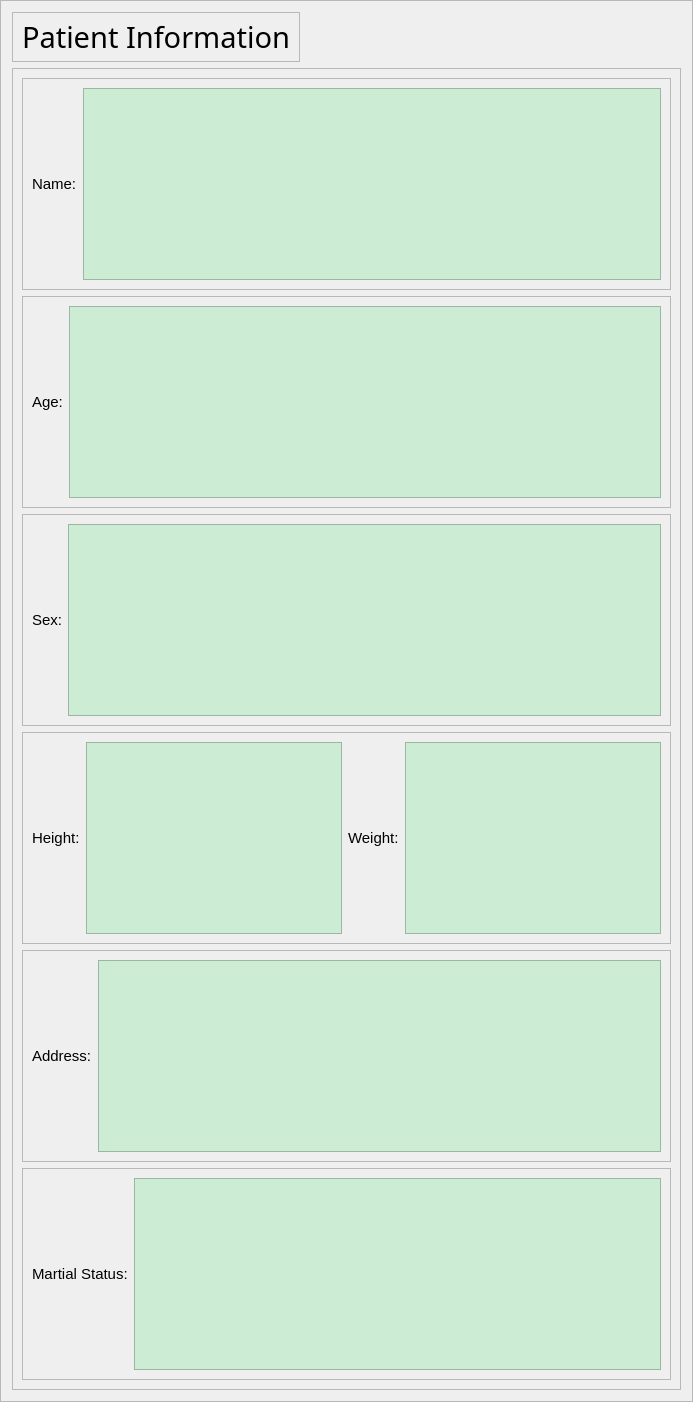
               <widget class="QFrame" name="frame_13">
                <property name="minimumSize">
                 <size>
                  <width>0</width>
                  <height>300</height>
                 </size>
                </property>
                <property name="styleSheet">
                 <string notr="true"/>
                </property>
                <property name="frameShape">
                 <enum>QFrame::StyledPanel</enum>
                </property>
                <property name="frameShadow">
                 <enum>QFrame::Raised</enum>
                </property>
                <layout class="QVBoxLayout" name="verticalLayout_4">
                 <item alignment="Qt::AlignLeft">
                  <widget class="QFrame" name="frame_16">
                   <property name="maximumSize">
                    <size>
                     <width>16777215</width>
                     <height>50</height>
                    </size>
                   </property>
                   <property name="frameShape">
                    <enum>QFrame::StyledPanel</enum>
                   </property>
                   <property name="frameShadow">
                    <enum>QFrame::Raised</enum>
                   </property>
                   <layout class="QHBoxLayout" name="horizontalLayout_4">
                    <item alignment="Qt::AlignHCenter">
                     <widget class="QLabel" name="label">
                      <property name="font">
                       <font>
                        <family>Bahnschrift Condensed</family>
                        <pointsize>22</pointsize>
                       </font>
                      </property>
                      <property name="text">
                       <string>Patient Information</string>
                      </property>
                     </widget>
                    </item>
                   </layout>
                  </widget>
                 </item>
                 <item>
                  <widget class="QFrame" name="frame_17">
                   <property name="minimumSize">
                    <size>
                     <width>0</width>
                     <height>250</height>
                    </size>
                   </property>
                   <property name="styleSheet">
                    <string notr="true"/>
                   </property>
                   <property name="frameShape">
                    <enum>QFrame::StyledPanel</enum>
                   </property>
                   <property name="frameShadow">
                    <enum>QFrame::Raised</enum>
                   </property>
                   <layout class="QVBoxLayout" name="verticalLayout_5">
                    <item>
                     <widget class="QFrame" name="frame_20">
                      <property name="frameShape">
                       <enum>QFrame::StyledPanel</enum>
                      </property>
                      <property name="frameShadow">
                       <enum>QFrame::Raised</enum>
                      </property>
                      <layout class="QHBoxLayout" name="horizontalLayout_8">
                       <item>
                        <widget class="QLabel" name="label_2">
                         <property name="minimumSize">
                          <size>
                           <width>0</width>
                           <height>30</height>
                          </size>
                         </property>
                         <property name="font">
                          <font>
                           <pointsize>11</pointsize>
                          </font>
                         </property>
                         <property name="text">
                          <string>Name:</string>
                         </property>
                        </widget>
                       </item>
                       <item>
                        <widget class="QTextEdit" name="textEdit">
                         <property name="minimumSize">
                          <size>
                           <width>0</width>
                           <height>30</height>
                          </size>
                         </property>
                         <property name="styleSheet">
                          <string notr="true">background-color: rgb(204, 236, 211);</string>
                         </property>
                        </widget>
                       </item>
                      </layout>
                     </widget>
                    </item>
                    <item>
                     <widget class="QFrame" name="frame_18">
                      <property name="frameShape">
                       <enum>QFrame::StyledPanel</enum>
                      </property>
                      <property name="frameShadow">
                       <enum>QFrame::Raised</enum>
                      </property>
                      <layout class="QHBoxLayout" name="horizontalLayout_9">
                       <item>
                        <widget class="QLabel" name="label_3">
                         <property name="minimumSize">
                          <size>
                           <width>0</width>
                           <height>30</height>
                          </size>
                         </property>
                         <property name="font">
                          <font>
                           <pointsize>11</pointsize>
                          </font>
                         </property>
                         <property name="text">
                          <string>Age:</string>
                         </property>
                        </widget>
                       </item>
                       <item>
                        <widget class="QTextEdit" name="textEdit_2">
                         <property name="minimumSize">
                          <size>
                           <width>0</width>
                           <height>30</height>
                          </size>
                         </property>
                         <property name="styleSheet">
                          <string notr="true">background-color: rgb(204, 236, 211);</string>
                         </property>
                        </widget>
                       </item>
                      </layout>
                     </widget>
                    </item>
                    <item>
                     <widget class="QFrame" name="frame_21">
                      <property name="frameShape">
                       <enum>QFrame::StyledPanel</enum>
                      </property>
                      <property name="frameShadow">
                       <enum>QFrame::Raised</enum>
                      </property>
                      <layout class="QHBoxLayout" name="horizontalLayout_10">
                       <item>
                        <widget class="QLabel" name="label_5">
                         <property name="minimumSize">
                          <size>
                           <width>0</width>
                           <height>30</height>
                          </size>
                         </property>
                         <property name="font">
                          <font>
                           <pointsize>11</pointsize>
                          </font>
                         </property>
                         <property name="text">
                          <string>Sex:</string>
                         </property>
                        </widget>
                       </item>
                       <item>
                        <widget class="QTextEdit" name="textEdit_3">
                         <property name="minimumSize">
                          <size>
                           <width>0</width>
                           <height>30</height>
                          </size>
                         </property>
                         <property name="styleSheet">
                          <string notr="true">background-color: rgb(204, 236, 211);</string>
                         </property>
                        </widget>
                       </item>
                      </layout>
                     </widget>
                    </item>
                    <item>
                     <widget class="QFrame" name="frame_24">
                      <property name="frameShape">
                       <enum>QFrame::StyledPanel</enum>
                      </property>
                      <property name="frameShadow">
                       <enum>QFrame::Raised</enum>
                      </property>
                      <layout class="QHBoxLayout" name="horizontalLayout_5">
                       <item alignment="Qt::AlignVCenter">
                        <widget class="QLabel" name="label_6">
                         <property name="minimumSize">
                          <size>
                           <width>0</width>
                           <height>30</height>
                          </size>
                         </property>
                         <property name="font">
                          <font>
                           <pointsize>11</pointsize>
                          </font>
                         </property>
                         <property name="text">
                          <string>Height:</string>
                         </property>
                        </widget>
                       </item>
                       <item>
                        <widget class="QTextEdit" name="textEdit_5">
                         <property name="minimumSize">
                          <size>
                           <width>0</width>
                           <height>30</height>
                          </size>
                         </property>
                         <property name="styleSheet">
                          <string notr="true">background-color: rgb(204, 236, 211);</string>
                         </property>
                        </widget>
                       </item>
                       <item>
                        <widget class="QLabel" name="label_9">
                         <property name="minimumSize">
                          <size>
                           <width>0</width>
                           <height>30</height>
                          </size>
                         </property>
                         <property name="font">
                          <font>
                           <pointsize>11</pointsize>
                          </font>
                         </property>
                         <property name="text">
                          <string>Weight:</string>
                         </property>
                        </widget>
                       </item>
                       <item>
                        <widget class="QTextEdit" name="textEdit_4">
                         <property name="minimumSize">
                          <size>
                           <width>0</width>
                           <height>30</height>
                          </size>
                         </property>
                         <property name="styleSheet">
                          <string notr="true">background-color: rgb(204, 236, 211);</string>
                         </property>
                        </widget>
                       </item>
                      </layout>
                     </widget>
                    </item>
                    <item>
                     <widget class="QFrame" name="frame_23">
                      <property name="frameShape">
                       <enum>QFrame::StyledPanel</enum>
                      </property>
                      <property name="frameShadow">
                       <enum>QFrame::Raised</enum>
                      </property>
                      <layout class="QHBoxLayout" name="horizontalLayout_11">
                       <item>
                        <widget class="QLabel" name="label_8">
                         <property name="minimumSize">
                          <size>
                           <width>0</width>
                           <height>0</height>
                          </size>
                         </property>
                         <property name="font">
                          <font>
                           <pointsize>11</pointsize>
                          </font>
                         </property>
                         <property name="text">
                          <string>Address:</string>
                         </property>
                        </widget>
                       </item>
                       <item>
                        <widget class="QTextEdit" name="textEdit_6">
                         <property name="minimumSize">
                          <size>
                           <width>0</width>
                           <height>30</height>
                          </size>
                         </property>
                         <property name="styleSheet">
                          <string notr="true">background-color: rgb(204, 236, 211);</string>
                         </property>
                        </widget>
                       </item>
                      </layout>
                     </widget>
                    </item>
                    <item>
                     <widget class="QFrame" name="frame_22">
                      <property name="frameShape">
                       <enum>QFrame::StyledPanel</enum>
                      </property>
                      <property name="frameShadow">
                       <enum>QFrame::Raised</enum>
                      </property>
                      <layout class="QHBoxLayout" name="horizontalLayout_12">
                       <item>
                        <widget class="QLabel" name="label_7">
                         <property name="font">
                          <font>
                           <pointsize>11</pointsize>
                          </font>
                         </property>
                         <property name="text">
                          <string>Martial Status:</string>
                         </property>
                        </widget>
                       </item>
                       <item>
                        <widget class="QTextEdit" name="textEdit_7">
                         <property name="minimumSize">
                          <size>
                           <width>0</width>
                           <height>30</height>
                          </size>
                         </property>
                         <property name="styleSheet">
                          <string notr="true">background-color: rgb(204, 236, 211);</string>
                         </property>
                        </widget>
                       </item>
                      </layout>
                     </widget>
                    </item>
                   </layout>
                  </widget>
                 </item>
                </layout>
               </widget>
